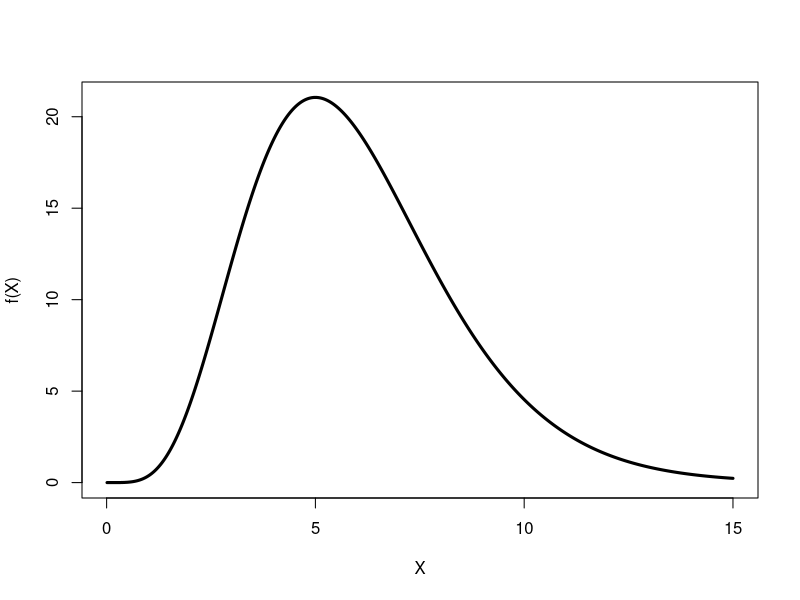
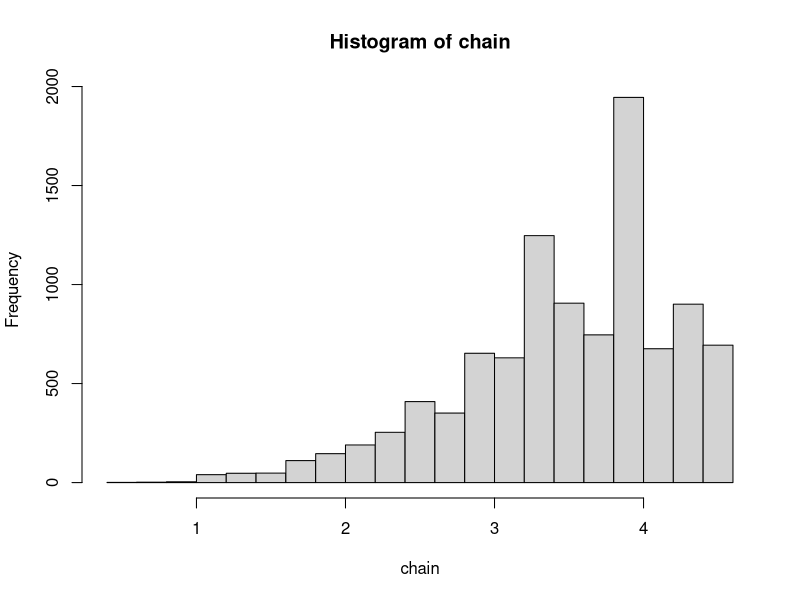
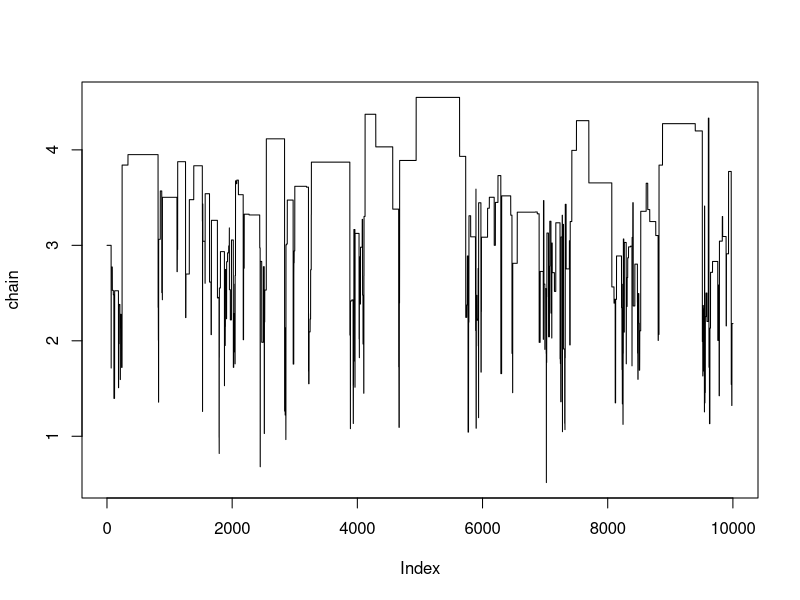
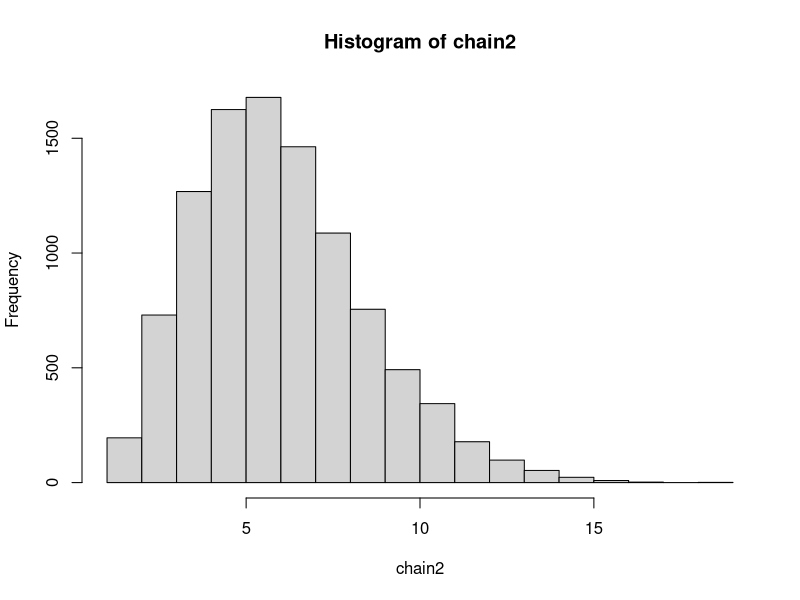
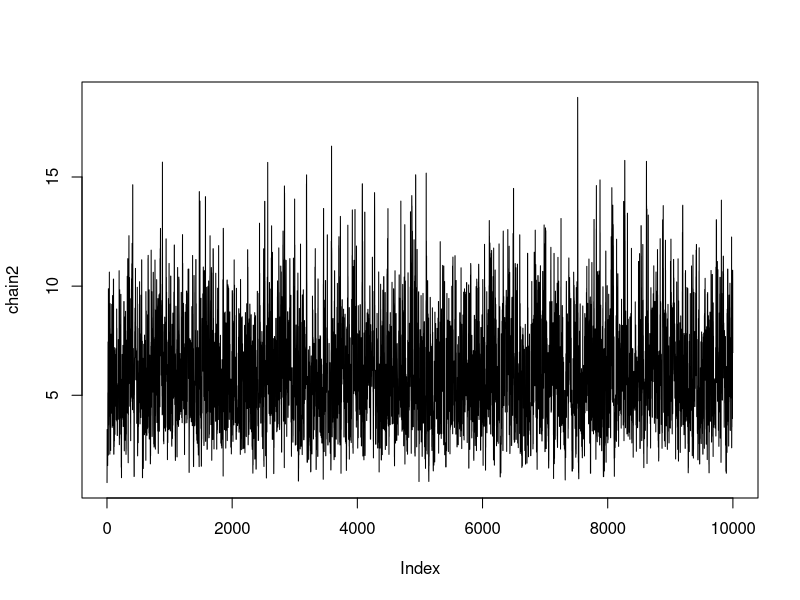
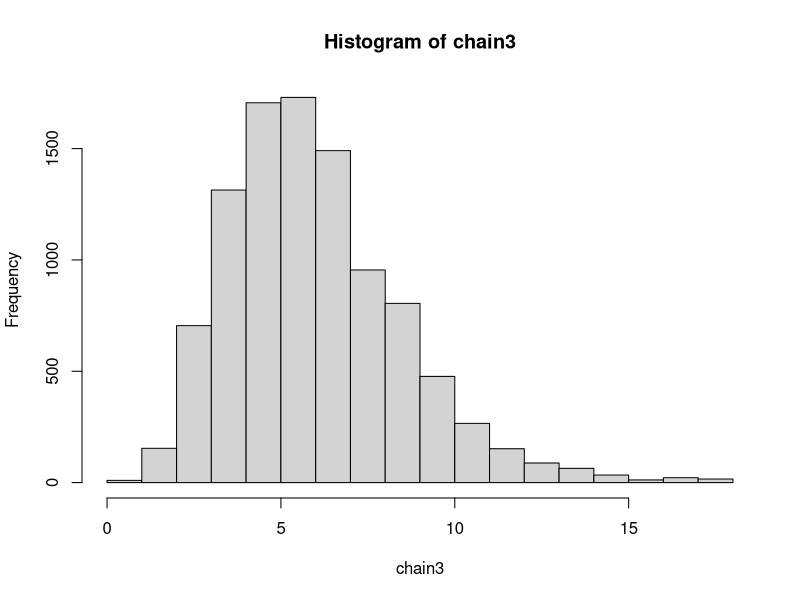
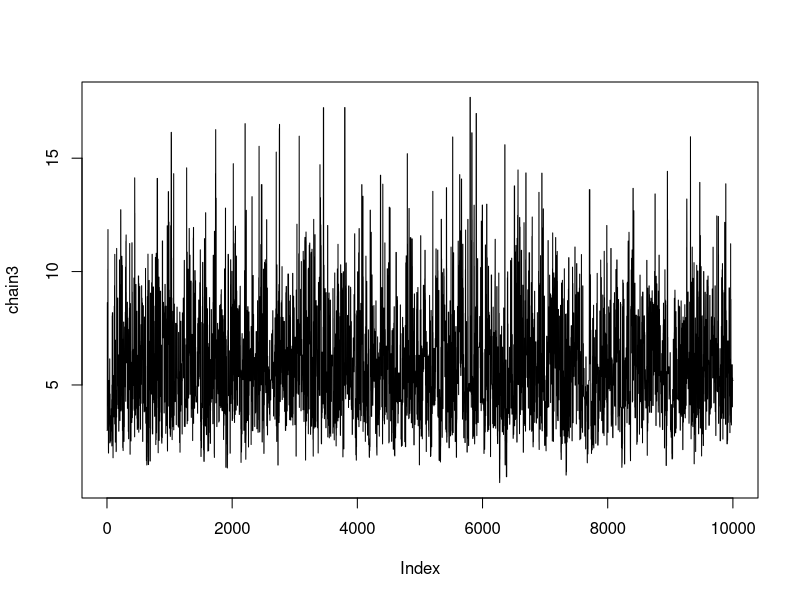
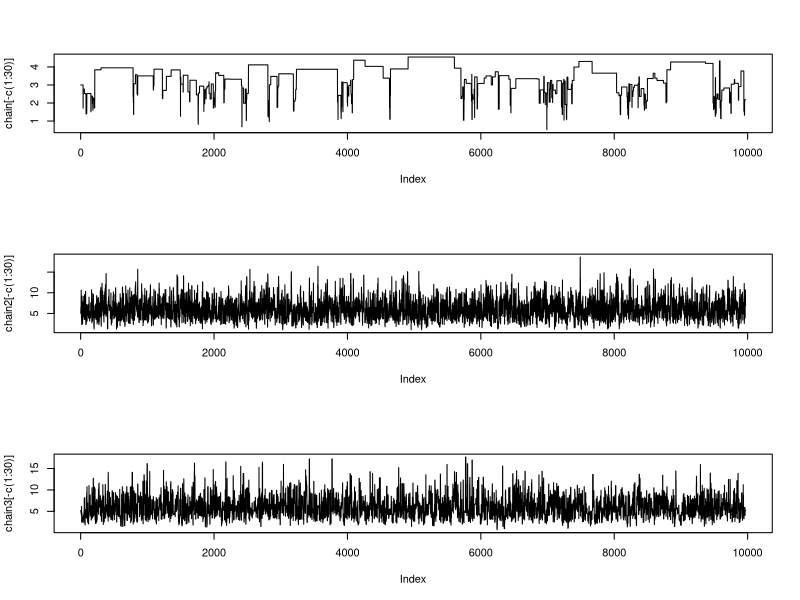

Recreate these plots in R, in order.
## ---- chunk 1
knitr::opts_chunk$set(echo = TRUE)
## ---- chunk 2
### a)

f <- function(x){
  stopifnot(x>0)
  return(x^5*exp(-x))
}

X <- seq(0.01,15,0.01)
plot(X, f(X), type="l", lwd=3)     # f(x) distribution

starting_point <- 3
N <- 1E4
set.seed(12345)

proposal_dist <- function(Xt){
  return(rlnorm(1, Xt, 1))
}

chain <- starting_point
accept <- 0

for (i in 1:N){
  
  x <- chain[length(chain)]
  # candidate point x_star from g
  x_star <- proposal_dist(x)
  
  # MH ratio
  R     <- (f(x_star) * dlnorm(x, x_star, 1)) / 
            (f(x) * dlnorm(x_star, x, 1))
  ap    <- runif(1)
  if (ap < R){
    chain <- c(chain, x_star)
    accept <- accept + 1
  } else chain <- c(chain, x) 
}

cat("acceptance rate =", accept / N)
hist(chain)
plot(chain, type="l")  

## ---- chunk 3
### b)

starting_point2 <- 1
N <- 1E4
set.seed(12345)

proposal_dist2 <- function(Xt){
  return(rchisq(1, floor(Xt+1)))
}

chain2 <- starting_point2
accept2 <- 0

for (i in 1:N){
  
  x <- chain2[length(chain2)]
  # candidate point x_star from g
  x_star <- proposal_dist2(x)
  
  # MH ratio
  R     <- (f(x_star) * dchisq(x, floor(x_star + 1))) / 
    (f(x) * dchisq(x_star, floor(x+1)))
  ap    <- runif(1)
  if (ap < R){
    chain2 <- c(chain2, x_star)
    accept2 <- accept2 + 1
  } else chain2 <- c(chain2, x) 
}

cat("acceptance rate =", accept2 / N)
hist(chain2)
plot(chain2, type="l")
## ---- chunk 4
### c)

starting_point3 <- 3
N <- 1E4
set.seed(12345)

proposal_dist3 <- function(Xt){
  return(rexp(1, Xt^-1))
}

chain3 <- starting_point3
accept3 <- 0

for (i in 1:N){
  
  x <- chain3[length(chain3)]
  # candidate point x_star from g
  x_star <- proposal_dist3(x)
  
  # MH ratio
  R     <- (f(x_star) * dexp(x, x_star^-1)) / 
    (f(x) * dexp(x_star, x^-1))
  ap    <- runif(1)
  if (ap < R){
    chain3 <- c(chain3, x_star)
    accept3 <- accept3 + 1
  } else chain3 <- c(chain3, x) 
}

cat("acceptance rate =", accept3 / N)
hist(chain3)
plot(chain3, type="l")
## ---- chunk 5
### d)

par(mfrow=c(3,1))
plot(chain[-c(1:30)], type="l")
plot(chain2[-c(1:30)], type="l")
plot(chain3[-c(1:30)], type="l")

cat("Method a) acceptance rate =", accept / N, "\n")
cat("Method b) acceptance rate =", accept2 / N, "\n")
cat("Method c) acceptance rate =", accept3 / N, "\n")

par(mfrow=c(3,1))
hist(chain[-c(1:30)], main = "Histogram of part a)", xlab = "x values")
hist(chain2[-c(1:30)], main = "Histogram of part b)", xlab = "x values")
hist(chain3[-c(1:30)], main = "Histogram of part c)", xlab = "x values")

par(mfrow=c(1,1))
plot(X, f(X), type="l", lwd=3)
## ---- chunk 6
### e)

cat("the expected value of the first method is:", mean(chain[-c(1:30)]), "\n")
cat("the expected value of the second method is:", mean(chain2[-c(1:30)]), "\n")
cat("the expected value of the third method is:", mean(chain3[-c(1:30)]), "\n")
## ---- chunk 7
# 2.a
###############################
### Boundary ellipse 
### for Gibbs sampling example
### from Lecture 4
### Fall 2023, by Frank Miller
###############################
w  <- 1.999
xv <- seq(-1, 1, by=0.01) * 1/sqrt(1-w^2/4)  # a range of x1-values, where the term below the root is non-negative (compare Lecture 4)
plot(xv, xv, type="n", xlab=expression(x[1]), ylab=expression(x[2]), las=1)
# ellipse
lines(xv, -(w/2)*xv-sqrt(1-(1-w^2/4)*xv^2), lwd=2, col=8)
lines(xv, -(w/2)*xv+sqrt(1-(1-w^2/4)*xv^2), lwd=2, col=8)

## ---- chunk 8
# 2.c
#Gibbs sampling
f1_cond <- function(x2){
  return(runif(1, min = -0.9995*x2 - sqrt(1-0.00099975*x2), max = -0.9995*x2 + sqrt(1-0.00099975*x2)))
}
f2_cond <- function(x1){
  return(runif(1, min = -0.9995*x1 - sqrt(1-0.00099975*x1), max = -0.9995*x1 + sqrt(1-0.00099975*x1)))
}

set.seed(12345)
n <- 1000
x1 <- 0
x2 <- 0
X1 <- c()
X2 <- c()
for(i in 1:n){
  x1 <- f1_cond(x2)
  x2 <- f2_cond(x1)
  X1 <- c(X1, x1)
  X2 <- c(X2, x2)
}

w  <- 1.999
xv <- seq(-1, 1, by=0.01) * 1/sqrt(1-w^2/4)  # a range of x1-values, where the term below the root is non-negative (compare Lecture 4)
plot(xv, xv, type="n", xlab=expression(x[1]), ylab=expression(x[2]), las=1)
# ellipse
lines(xv, -(w/2)*xv-sqrt(1-(1-w^2/4)*xv^2), lwd=2, col=8)
lines(xv, -(w/2)*xv+sqrt(1-(1-w^2/4)*xv^2), lwd=2, col=8)
#Add the points X1 and X2 to the graph
points(X1, X2, col = "red", pch = 20, cex = 0.5)

## ---- chunk 9
#Determine P(X1 > 0)

means <- c()
for(i in 1:100){
  set.seed(i)
  n <- 1000
  x1 <- 0
  x2 <- 0
  X1 <- c()
  X2 <- c()
  for(i in 1:n){
    x1 <- f1_cond(x2)
    x2 <- f2_cond(x1)
    X1 <- c(X1, x1)
    X2 <- c(X2, x2)
  }
  means <- c(means, mean(X1 > 0))
}
#mean(means)

## ---- chunk 10
#2.e

#Gibbs sampling
xv <- seq(-sqrt(4000), sqrt(4000) , by=0.01)   # a range of x1-values, where the term below the root is non-negative (compare Lecture 4)
plot(xv, xv, type="n", xlab=expression(x[1]), ylab=expression(x[2]), las=1, ylim = c(-3,3))
# ellipse
lines(xv, -sqrt(1-xv^2*0.00025)/(0.99975), lwd=2, col=8)
lines(xv, sqrt(1-xv^2*0.00025)/(0.99975), lwd=2, col=8)

u1_given_ <- function(u2){
  return(runif( 1, min = -sqrt((1-u2^2*0.00025)/0.99975), max = sqrt((1-u2^2*0.00025)/0.99975) ))
}
u2_given_ <- function(u1){
  return(runif(1, min = -sqrt((1-u1^2*0.99975)/0.00025), max = sqrt((1-u1^2*0.99975)/0.00025) ))
}

means <- c()
for(i in 1:100){
  set.seed(i)
  n <- 1000
  u1 <- 0
  u2 <- 0
  U1 <- c()
  U2 <- c()
  for(i in 1:n){
    u1 <- u1_given_(u2)
    u2 <- u2_given_(u1)
    U1 <- c(U1, u1)
    U2 <- c(U2, u2)
  }
  means <- c(means, mean(U1 > 0))
}
#mean(means)
points(U2, U1, col = "red", pch = 20, cex = 0.5)
